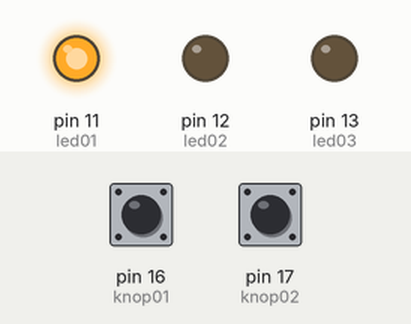
This program was run on a simulated MicroPython board. On the bench: output pins drawn as LEDs (lit = HIGH). Inputs (shaded band) come from the test bench; at power-on: pin 16 (knop01) LOW, pin 17 (knop02) LOW. What the program prints to the serial console is not drawn.

Above: at 1.2 s.
1.3 s: pin 16 (knop01) pulled HIGH for 0.15 s
At 2.5 s:
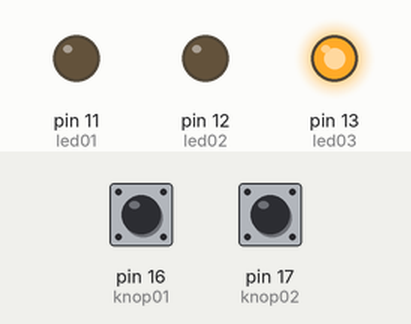
2.9 s: pin 17 (knop02) pulled HIGH for 1 s
At 3.8 s:
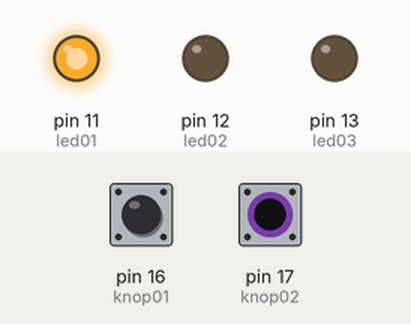
5.4 s: pin 16 (knop01) pulled HIGH for 1 s
At 7.2 s:
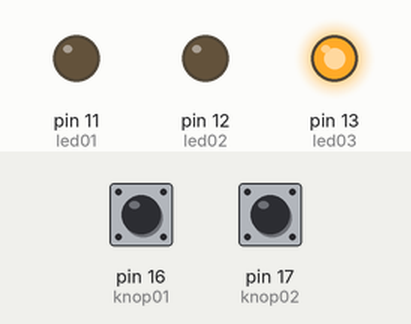
Timing chart, 0 to 8.7 s (numbered marks = the images above; inputs shaded):
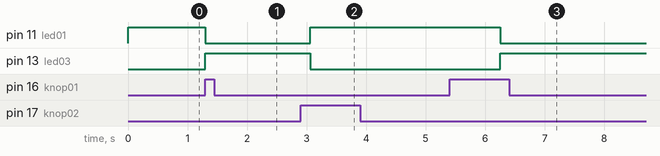

Measured:
- after the input at 1.3 s, pin 11 (led01): HIGH → LOW at once; pin 13 (led03): LOW → HIGH at once
- after the input at 2.9 s, pin 11 (led01): LOW → HIGH after 0.16 s; pin 13 (led03): HIGH → LOW after 0.16 s
- after the input at 5.4 s, pin 11 (led01): HIGH → LOW after 0.86 s; pin 13 (led03): LOW → HIGH after 0.86 s

The program:

ledKnop.py
```python
from machine import Pin
from time import sleep
print("knoppen en leds")

led01 = Pin(11, Pin.OUT)
led02 = Pin(12, Pin.OUT)
led03 = Pin(13, Pin.OUT)
knop01 = Pin(16, Pin.IN)
knop02 = Pin(17, Pin.IN)

counter = 0
while True:
    k1 = knop01.value() == 1
    k2 = knop02.value() == 1
    if k1:
        counter += 1
    if k2:
        counter -= 1
    print(counter)
    if counter == 0:
        led01.on()
        led02.off()
        led03.off()
    if counter == 1:
        led02.on()
        led01.off()
        led03.off()
    if counter == 2:
        led03.on()
        led01.off()
        led02.off()

 
```
